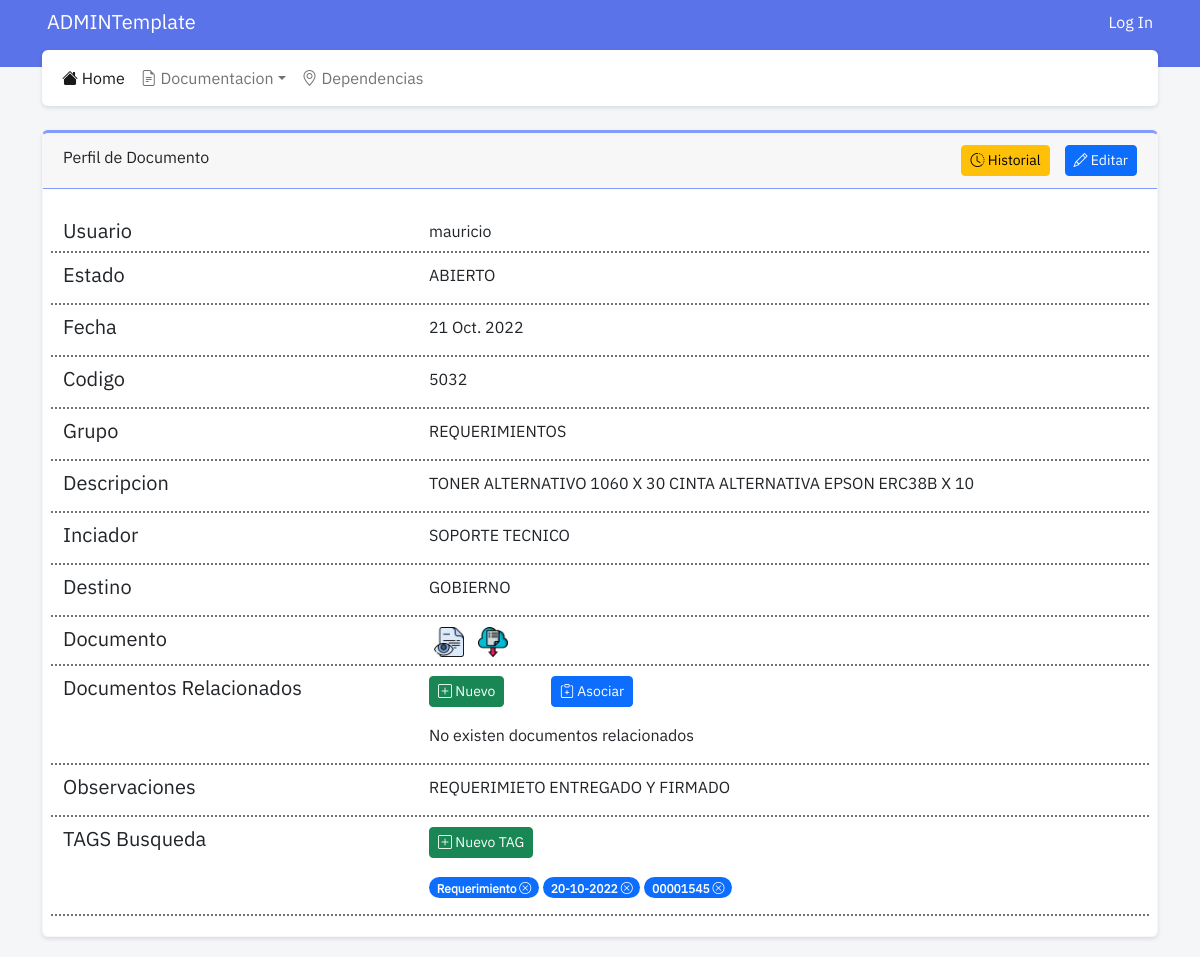
The page /show/1 on the database as committed earlier.
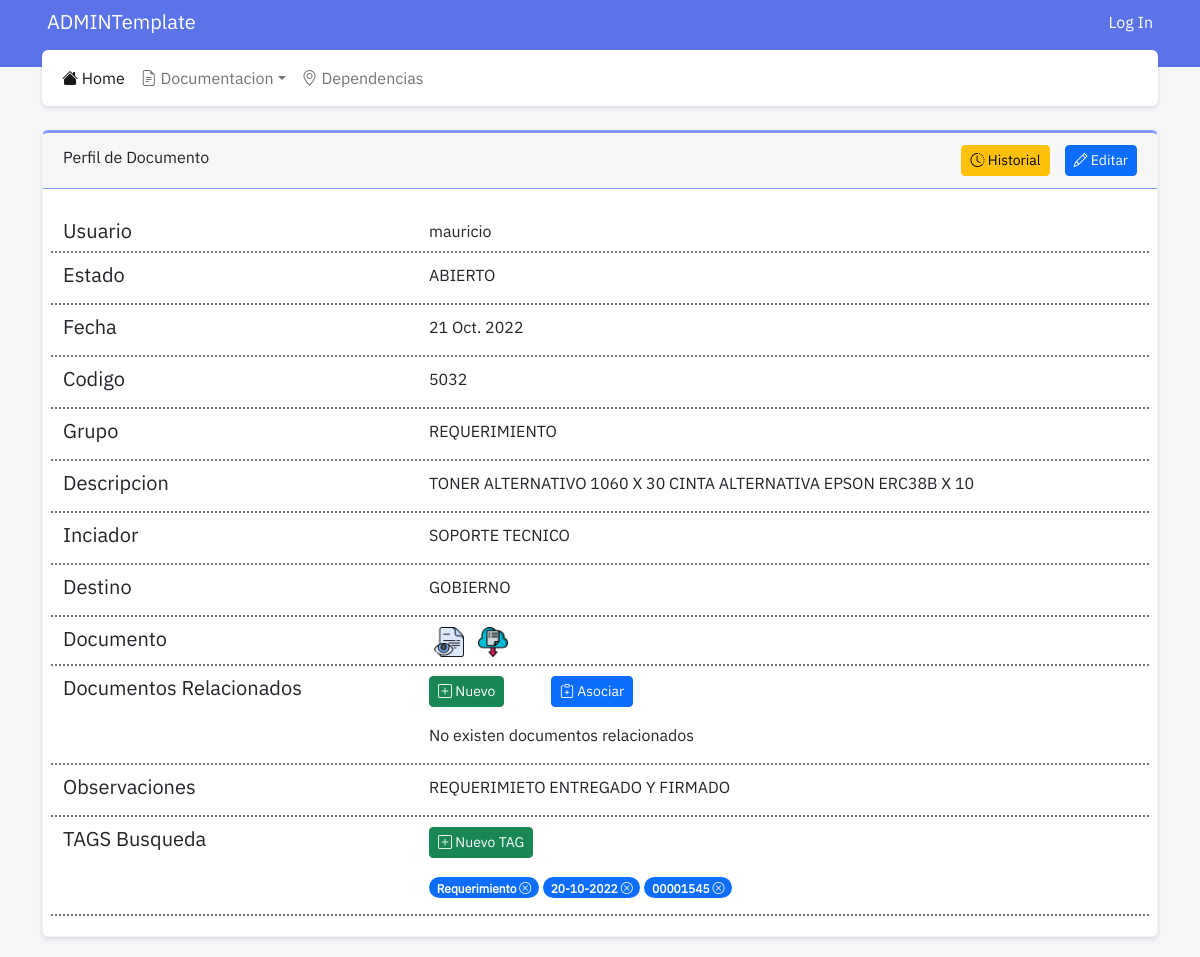
The same page on the database as committed later.
### documentacion/models.py (models this page shows, shortened)
class Documento(models.Model):
    usuario = models.ForeignKey(User, on_delete=models.RESTRICT, related_name="usuario_documento")
    estado = models.ForeignKey(Estado, on_delete=models.RESTRICT, related_name="estado_documento")
    fecha = models.DateField("Fecha", auto_now=False, auto_now_add=False)
    codigo = models.CharField("Codigo", max_length= 50, blank=True)
    grupo = models.ForeignKey(Grupo, on_delete=models.RESTRICT, related_name="grupo_documento")
    descripcion = models.TextField("Descripcion", blank=True)
    iniciador = models.ForeignKey(Dependencia, on_delete=models.RESTRICT, related_name="iniciador_documento")
    destino = models.ForeignKey(Dependencia, on_delete=models.RESTRICT, related_name="destino_documento")
    observaciones = models.TextField("Observaciones", blank=True)
    tags = models.TextField("TAGS", blank=True)
    documento = models.FileField('Documento', upload_to ="documentos/", null=False, blank=False, validators=[FileExtensionValidator(['pdf', 'jpg', 'png', 'doc', 'docx', 'xlsx'])])

class Grupo(models.Model):
    grupo = models.CharField("Grupo", max_length = 80)
    def __str__(self):
        return self.grupo

class Estado(models.Model):
    estado = models.CharField("Estado", max_length=50)
    def __str__(self):
        return self.estado

### dependencias/models.py (models this page shows)
class Dependencia(models.Model):
    nombre = models.CharField("nombre", max_length = 100)
    direccion = models.CharField("Direccion", max_length=100, blank=True)
    telefono = models.CharField("Telefono", max_length=50, blank=True)
    interno = models.IntegerField("Interno", blank=True)
    email = models.EmailField("Email", max_length=254, blank=True)
    encargado = models.CharField("Encargado", max_length=50, blank=True)
    observaciones = models.TextField("Observaciones", blank=True)
    tipo = models.ForeignKey(TipoDependencia, related_name="tipo_dependencia", on_delete=models.RESTRICT)
    def __str__(self):
        return self.nombre

### documentacion/views.py (the view)
# urls.py: path('show/<int:id>', views.show, name="dependencias_show"),
def show(request, id=id):
    documento = get_object_or_404(Documento, pk=id)
    relacionados = DocumentoRelacion.objects.filter(padre = documento)
    padres = DocumentoRelacion.objects.filter(documento = documento)
    context = {
        'documento': documento,
        'relacionados': relacionados,
        'padres': padres
    }
    return render(request, 'documentacion_show.html', context)

### documentacion/templates/documentacion_show.html (shortened to what the changed rows need)
{% extends 'base.html' %}
{% load static %}
{% block content %}
<div class="card">
    <div class="card-body">
        <div class="row data-row">
            <div class="col-md-4 col-sm-12">
                <h5 class="align-middle">Usuario</h5>
            </div>
            <div class="col-md-8 col-sm-12">
                {{documento.usuario}}
            </div>
        </div>
        <div class="row data-row">
            <div class="col">
                <p>{{documento.estado}}</p>
            </div>
        </div>
        <div class="row data-row">
            <div class="col">
                <p>{{documento.fecha}}</p>
            </div>
        </div>
        <div class="row data-row">
            <div class="col">
                <p>{{documento.codigo}}</p>
            </div>
        </div>
        <div class="row data-row">
            <div class="col">
                <p>{{documento.grupo}}</p>
            </div>
        </div>
        <div class="row data-row">
            <div class="col">
                <p>{{documento.descripcion}}</p>
            </div>
        </div>
        <div class="row data-row">
            <div class="col">
                <p>{{documento.iniciador}}</p>
            </div>
        </div>
        <div class="row data-row">
            <div class="col">
                <p>{{documento.destino}}</p>
            </div>
        </div>
        <div class="row data-row">
            <div class="col">
                <p>{{documento.observaciones}}</p>
            </div>
        </div>
    </div>
</div>
{% endblock content %}

Rows that differ between the two databases and show on the page:
changed through a linked row, Documento "TONER ALTERNATIVO 1060 X 30 CINTA ALTERNATIVA EPSON ERC38B X 10": grupo "REQUERIMIENTOS" → "REQUERIMIENTO"
